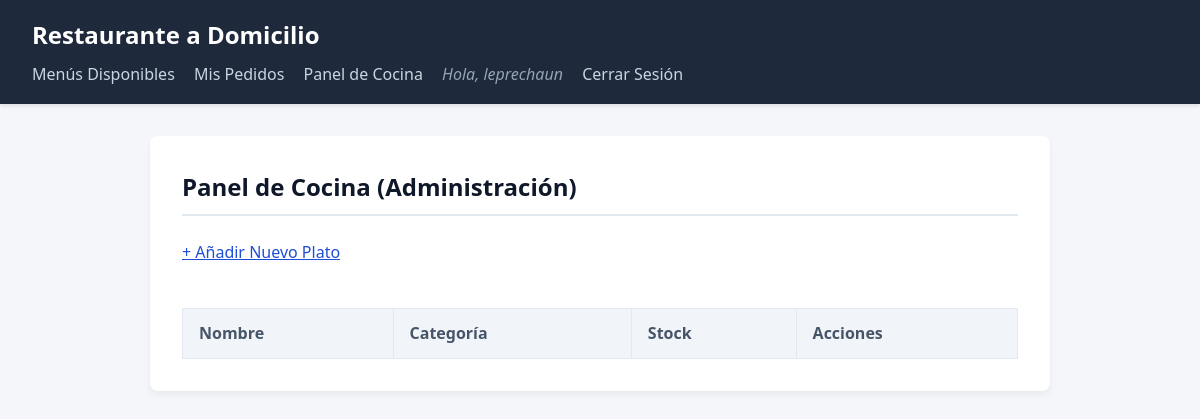
The page /gestion/cocina/ (signed in) on the database as committed earlier.
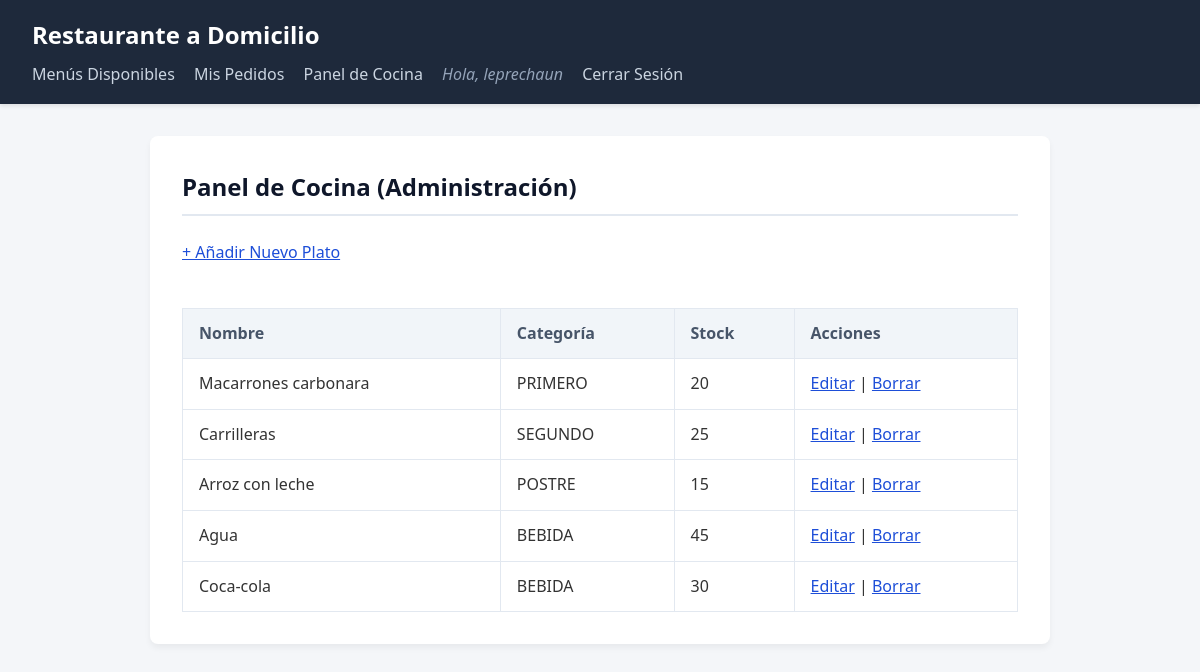
The same page on the database as committed later.
### catalogo/models.py (models this page shows, shortened)
class Plato(models.Model):
    CATEGORIAS = [
    ('PRIMERO', 'Primer plato'),
    ('SEGUNDO', 'Segundo plato'),
    ('POSTRE', 'Postre'),
    ('BEBIDA', 'Bebida'),]
    nombre = models.CharField(max_length=100, verbose_name="Nombre")
    descripcion = models.TextField(blank=True, null=True, verbose_name="Descripción")
    categoria = models.CharField(max_length=20, choices=CATEGORIAS, verbose_name="Categoría")
    precio = models.DecimalField(max_digits=6, decimal_places=2, verbose_name="Precio (€)")
    calorias = models.PositiveIntegerField(verbose_name="Calorías (kcal)")
    num_disponible = models.PositiveIntegerField(default=0, verbose_name="Número disponible")
    @property
    def disponible(self):
        return self.num_disponible > 0

### gestion/views.py (the view)
# urls.py: path('cocina/', views.panel_cocina, name='panel_cocina'),
@staff_member_required
def panel_cocina(request):
    platos = Plato.objects.all()
    return render(request, 'gestion/panel_cocina.html', {'platos': platos})

### gestion/templates/gestion/panel_cocina.html
{% extends 'base.html' %}
{% block content %}
  <h2>Panel de Cocina (Administración)</h2>
  <a href="{% url 'gestion:crear_plato' %}">+ Añadir Nuevo Plato</a>
  <br><br>
  <table border="1" cellpadding="5">
    <tr>
      <th>Nombre</th>
      <th>Categoría</th>
      <th>Stock</th>
      <th>Acciones</th>
    </tr>
    {% for plato in platos %}
      <tr>
        <td>{{ plato.nombre }}</td>
        <td>{{ plato.categoria }}</td>
        <td>{{ plato.num_disponible }}</td>
        <td>
          <a href="{% url 'gestion:editar_plato' plato.id %}">Editar</a> |
          <a href="{% url 'gestion:borrar_plato' plato.id %}">Borrar</a>
        </td>
      </tr>
    {% endfor %}
  </table>
{% endblock %}

### templates/base.html (shortened to what this page needs)
{% load static %}
<!DOCTYPE html>
<html lang="es">
<head>
    <link rel="stylesheet" href="{% static 'css/style.css' %}">
</head>
<body>
    <header>
        <h1>Restaurante a Domicilio</h1>
        <nav>
            <ul>
                <li><a href="{% url 'catalogo:menus_disponibles' %}">Menús Disponibles</a></li>
                {% if user.is_authenticated %}
                    <li><a href="{% url 'pedidos:mis_pedidos' %}">Mis Pedidos</a></li>
                    {% if user.is_staff %}
                        <li><a href="{% url 'gestion:panel_cocina' %}">Panel de Cocina</a></li>
                    {% endif %}
                    <li><span>Hola, {{ user.username }}</span></li>
                    <li><a href="{% url 'gestion:logout' %}">Cerrar Sesión</a></li>
                {% else %}
                    <li><a href="{% url 'gestion:login' %}">Iniciar Sesión</a></li>
                    <li><a href="{% url 'gestion:registro' %}">Registrarse</a></li>
                {% endif %}
            </ul>
        </nav>
    </header>
    <main>
        {% block content %}
        {% endblock %}
    </main>
</body>
</html>

### static/css/style.css (style rules this page uses)
* { box-sizing: border-box; margin: 0; padding: 0; }
body { font-family: 'Segoe UI', Tahoma, Geneva, Verdana, sans-serif; background-color: #f4f6f9; color: #333; line-height: 1.6; }
header { background-color: #1e293b; color: #ffffff; padding: 1rem 2rem; box-shadow: 0 2px 4px rgba(0, 0, 0, 0.1); }
header h1 { font-size: 1.5rem; margin-bottom: 0.5rem; }
nav ul { list-style: none; display: flex; flex-wrap: wrap; gap: 1.2rem; align-items: center; }
nav a { color: #cbd5e1; text-decoration: none; font-weight: 500; transition: color 0.2s ease; }
nav span { color: #94a3b8; font-style: italic; }
main { max-width: 900px; margin: 2rem auto; background: #ffffff; padding: 2rem; border-radius: 8px; box-shadow: 0 4px 6px rgba(0, 0, 0, 0.05); }
h2 { color: #0f172a; margin-bottom: 1.5rem; border-bottom: 2px solid #e2e8f0; padding-bottom: 0.5rem; }
main a { color: #1d4ed8; }
ul { list-style: none; }
table { width: 100%; border-collapse: collapse; margin-top: 1rem; }
table, th, td { border: 1px solid #e2e8f0; }
th, td { padding: 0.75rem 1rem; text-align: left; }
th { background-color: #f1f5f9; color: #475569; font-weight: 600; }

Rows that differ between the two databases and show on the page:
added Plato: nombre "Macarrones carbonara", categoria "PRIMERO", num_disponible "20"
added Plato: nombre "Carrilleras", categoria "SEGUNDO", num_disponible "25"
added Plato: nombre "Arroz con leche", categoria "POSTRE", num_disponible "15"
added Plato: nombre "Agua", categoria "BEBIDA", num_disponible "45"
added Plato: nombre "Coca-cola", categoria "BEBIDA", num_disponible "30"
